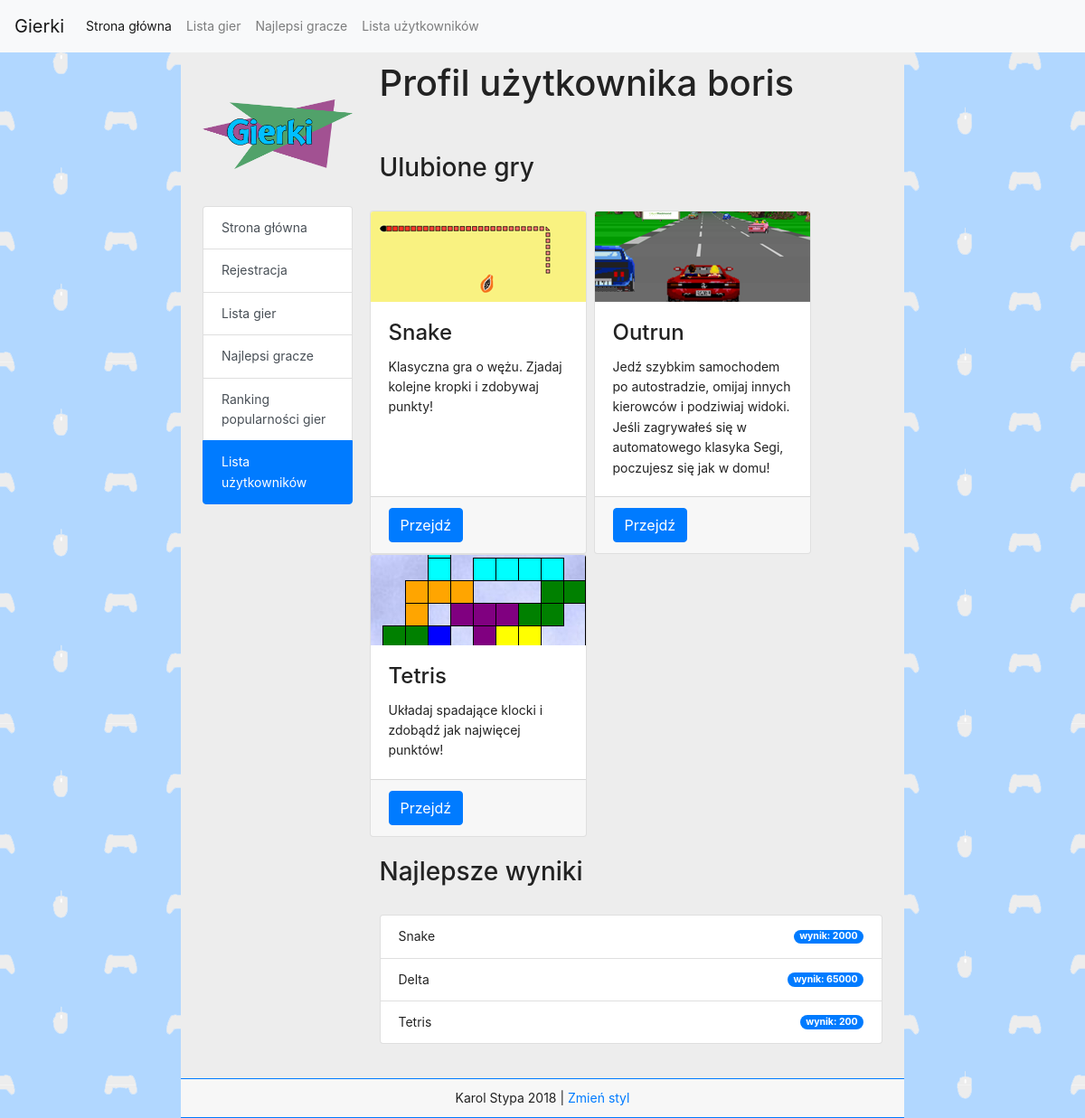
Page /profile.php?id=3 on the earlier database version.
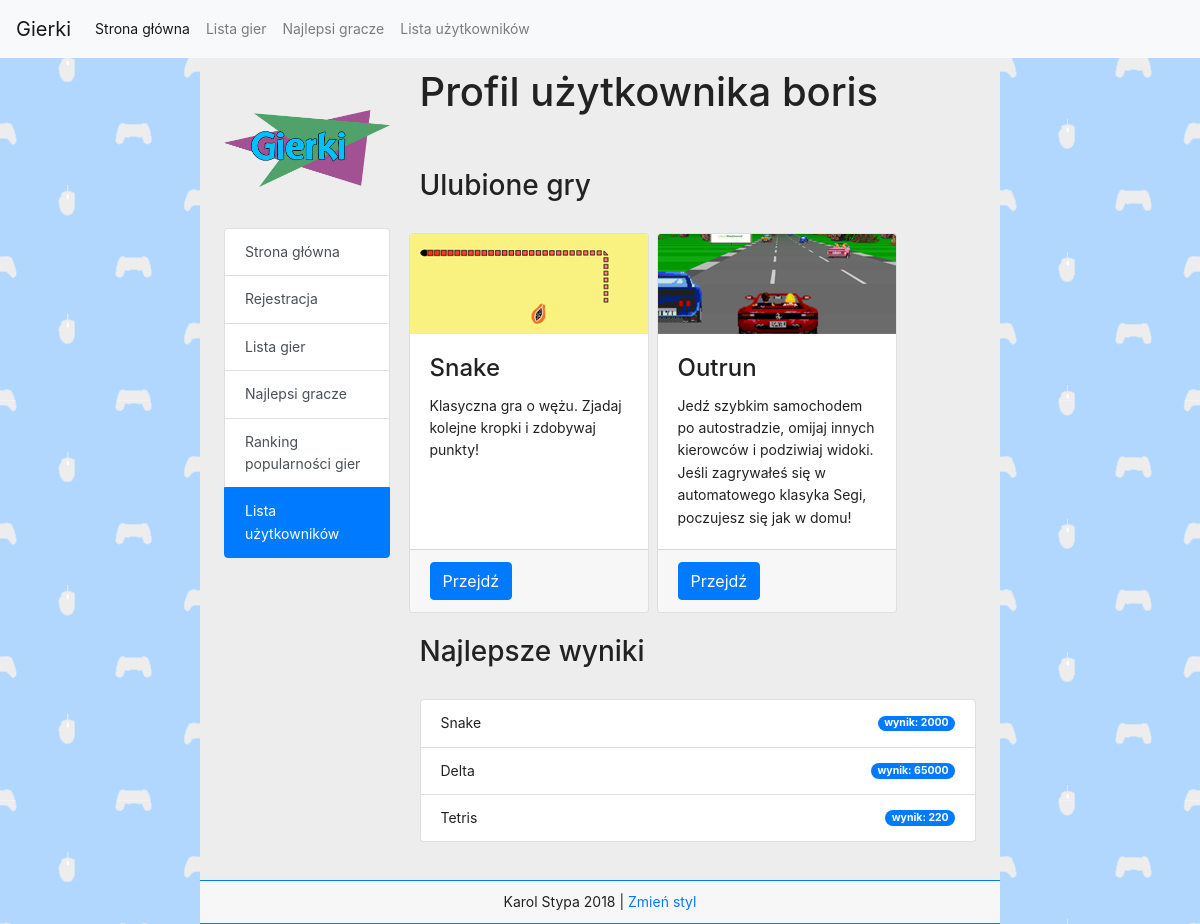
Same page on the later database version.
### tables this page shows
CREATE TABLE `users` (
  `id` int(11) NOT NULL,
  `login` varchar(255) NOT NULL,
  `password` varchar(255) NOT NULL,
  `email` varchar(255) NOT NULL,
  `group_id` int(11) NOT NULL,
  `registered` int(11) NOT NULL,
  `last_login` int(11) NOT NULL,
  `ip` varchar(15) NOT NULL,
  `style` int(11) NOT NULL
);

CREATE TABLE `favorites` (
  `id` int(11) NOT NULL,
  `user_id` int(11) NOT NULL,
  `game_id` int(11) NOT NULL
);

CREATE TABLE `games` (
  `id` int(11) NOT NULL,
  `name` varchar(255) NOT NULL,
  `play_count` int(11) NOT NULL,
  `description` varchar(255) NOT NULL,
  `path` varchar(255) NOT NULL,
  `thumbnail` varchar(255) NOT NULL,
  `image1` varchar(255) NOT NULL,
  `image2` varchar(255) NOT NULL
);

CREATE TABLE `scores` (
  `id` int(11) NOT NULL,
  `game_id` int(11) NOT NULL,
  `user_id` int(11) NOT NULL,
  `timestamp` timestamp NOT NULL DEFAULT CURRENT_TIMESTAMP ON UPDATE CURRENT_TIMESTAMP,
  `score` int(11) NOT NULL
);

### profile.php (the view, shortened to what this page needs)
<?php
	require_once "session.php";
	if(isset($_GET['id'])) {
		if($_GET['id']) {
			$profile_id = $_GET['id'];
		}
		else {
			$profile_id = $uid;
		}
	}
	else {
		$profile_id = $uid;
	}
	if (!isset($_SESSION['loggedin'])) {
		$style = 0;
		$cardcolor = "";
		$listcolor = "";
		$badgecolor = "badge-primary";
	}
?>
<!DOCTYPE html>
<html>
	<head>
		<link rel="stylesheet" href="https://maxcdn.bootstrapcdn.com/bootstrap/4.0.0-beta.2/css/bootstrap.min.css">
		<?php
		if($style == 1) {
			echo '<link rel="stylesheet" href="./css/style-dark.css">';
		}
		else {
			echo '<link rel="stylesheet" href="./css/style.css">';
		}
		?>
	</head>
	<body>
		<?php include "navbar.php"; ?>
		<div class="container col-md-8 px-4 main">
			<div class="row">
				<div class="col-md-3">
					<div class="logo"></div>
					<?php
					if(isset($_SESSION['loggedin'])) {
						if ($_SESSION['loggedin']) {
							echo '
							<div class="list-group">
								<a class="list-group-item list-group-item-action '.$listcolor.'" href="./">Strona główna</a>
								<a class="list-group-item list-group-item-action '.$listcolor.'" href="./gameslist.php">Lista gier</a>
								<a class="list-group-item list-group-item-action '.$listcolor.'" href="./highscores.php">Najlepsi gracze</a>
								<a class="list-group-item list-group-item-action '.$listcolor.'" href="./gameslist.php#popularity">Ranking popularności gier</a>
								<a class="list-group-item list-group-item-action '.$listcolor.' active" href="./profile.php?id='.$uid.'">Profil</a>
								<a class="list-group-item list-group-item-action '.$listcolor.'" href="./profile.php?id='.$uid.'#friends">Znajomi</a>
								<a class="list-group-item list-group-item-action '.$listcolor.'" href="./userslist.php">Lista użytkowników</a>';
							if($_SESSION['group_id'] == 1) {
								echo '<a class="list-group-item list-group-item-action '.$listcolor.'" href="./admin.php">Panel administracyjny</a>';
							}
							echo '<a class="list-group-item list-group-item-action '.$listcolor.'" href="./?logout=1">Wyloguj się</a>
							</div></div>';
						}
					}
					else {
						echo '
						<div class="list-group">
							<a class="list-group-item list-group-item-action" href="./">Strona główna</a>
							<a class="list-group-item list-group-item-action" href="./register.php">Rejestracja</a>
							<a class="list-group-item list-group-item-action" href="./gameslist.php">Lista gier</a>
							<a class="list-group-item list-group-item-action" href="./highscores.php">Najlepsi gracze</a>
							<a class="list-group-item list-group-item-action" href="./gameslist.php#popularity">Ranking popularności gier</a>
							<a class="list-group-item list-group-item-action active" href="./userslist.php">Lista użytkowników</a>
						</div>
					</div>';
					}
					?>
					<div class="col-md-9">
						<?php
						$username_query = "SELECT login FROM users WHERE id = ".$profile_id." limit 1;";
						$username_result = mysql_query($username_query);
						$username = mysql_fetch_assoc($username_result);
						echo '<h1>Profil użytkownika '.$username['login'].'</h1><br>';
						?>
						<br>
						<h3>Ulubione gry</h3>
						<?php
						$fav_select_query = "SELECT A.game_id, B.thumbnail, B.description, B.name as game
	                                                FROM favorites A
	                                                JOIN games B
	                                                ON B.id = A.game_id
	                                                WHERE A.user_id = ".$profile_id."
	                                                ORDER BY B.id ASC";
	                    $fav_select_result = mysql_query($fav_select_query);
						echo '<br><div class="row">';
	                    while($row = mysql_fetch_assoc($fav_select_result)) {
							echo '
							<div class="card '.$cardcolor.' mx-1" style="width:15rem">
								<img class="card-img-top" src="'.$row['thumbnail'].'" alt="Game thumbnail">
								<div class="card-body">
									<h4 class="card-title">'.$row['game'].'</h4>
									<p class="card-text">'.$row['description'].'</p>
								</div>
								<div class="card-footer">
									<a href="game.php?id='.$row['game_id'].'" class="btn btn-primary">Przejdź</a>
								</div>
							</div>';
	                    }
						echo '</div>';
						?><br>
						<h3>Najlepsze wyniki</h3><br>
						<?php
						$scores_select_query = "SELECT A.score, B.name as game
						FROM scores A
						JOIN games B
						ON B.id = A.game_id
						WHERE A.user_id = ".$profile_id."
						ORDER BY B.id ASC";
						$scores_select_result = mysql_query($scores_select_query);
						echo '<ul class="list-group">';
						while($row = mysql_fetch_assoc($scores_select_result)) {
							echo '
								<li class="list-group-item '.$listcolor.' d-flex justify-content-between align-items-center">
								    '.$row['game'].'
								    <span class="badge '.$badgecolor.' badge-pill">wynik: '.$row['score'].'</span>
							  	</li>';
						}
						echo '</ul>';
						?>
						<br>
					</div>
				</div>
        </div>
    </body>
</html>

### navbar.php (shortened to what this page needs)
<?php
if(isset($_SESSION['loggedin'])) {
    if ($_SESSION['loggedin']) {
        $user_result = mysql_query("SELECT `id` from `users` WHERE `login` = '".$_SESSION['login']."' limit 1");
        $user_id = mysql_fetch_assoc($user_result);
        $uid = $user_id['id'];
        $login = $_SESSION['login'];
        if($style == 1) {
            $color = "navbar-dark bg-dark";
        }
        else {
            $color = "navbar-light bg-light";
        }
    }
    else {
        $color = "navbar-light bg-light";
    }
}
else {
    $color = "navbar-light bg-light";
}
?>
<nav class="navbar navbar-expand-lg <?php echo $color; ?>">
    <a class="navbar-brand" href="./">Gierki</a>
    <div class="collapse navbar-collapse" id="navbarNavDropdown">
        <ul class="navbar-nav">
            <li class="nav-item active">
                <a class="nav-link" href="./">Strona główna <span class="sr-only">(current)</span></a>
            </li>
            <li class="nav-item">
                <a class="nav-link" href="./gameslist.php">Lista gier</a>
            </li>
            <li class="nav-item">
                <a class="nav-link" href="./highscores.php">Najlepsi gracze</a>
            </li>
            <li class="nav-item">
                <a class="nav-link" href="./userslist.php">Lista użytkowników</a>
            </li>
        </ul>
    </div>
</nav>

### css/style.css (style rules this page uses)
body { font-size: 14px; line-height: 1.6; background-image: url(../img/bg.png); color: #222222; height: 100%; min-height: 100%; }
.main { padding-top: 10px; background-color: #EDEDED; padding-bottom: 15px; min-height: 100%; }
.logo { background-image: url(../img/logo.png); background-size: contain; background-repeat: no-repeat; background-position: center center; height: 10rem; }
.footer { text-align: center; background-color: #F7F7F7!important; padding: 10px; border-top: 1px solid #007BFF; border-bottom: 1px solid #007BFF; }

Differences in the rows shown:
removed favorites: game.thumbnail (picture), game.name "Tetris", game.description "Układaj spadające klocki i zdobądź jak najwięcej punktów!"
changed scores "Tetris": score "200" → "220"
